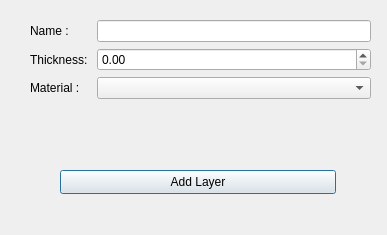
<?xml version="1.0" encoding="UTF-8"?>
<ui version="4.0">
 <class>AddLayer</class>
 <widget class="QDialog" name="AddLayer">
  <property name="geometry">
   <rect>
    <x>0</x>
    <y>0</y>
    <width>387</width>
    <height>235</height>
   </rect>
  </property>
  <property name="windowTitle">
   <string>Dialog</string>
  </property>
  <widget class="QWidget" name="formLayoutWidget">
   <property name="geometry">
    <rect>
     <x>30</x>
     <y>20</y>
     <width>341</width>
     <height>141</height>
    </rect>
   </property>
   <layout class="QFormLayout" name="formLayout">
    <item row="0" column="0">
     <widget class="QLabel" name="label_3">
      <property name="text">
       <string>Name : </string>
      </property>
     </widget>
    </item>
    <item row="0" column="1">
     <widget class="QLineEdit" name="lineEdit"/>
    </item>
    <item row="1" column="0">
     <widget class="QLabel" name="label">
      <property name="text">
       <string>Thickness: </string>
      </property>
     </widget>
    </item>
    <item row="1" column="1">
     <widget class="QDoubleSpinBox" name="doubleSpinBox"/>
    </item>
    <item row="2" column="0">
     <widget class="QLabel" name="label_2">
      <property name="text">
       <string>Material : </string>
      </property>
     </widget>
    </item>
    <item row="2" column="1">
     <widget class="QComboBox" name="comboBox"/>
    </item>
   </layout>
  </widget>
  <widget class="QPushButton" name="addLayerButton">
   <property name="geometry">
    <rect>
     <x>60</x>
     <y>170</y>
     <width>276</width>
     <height>24</height>
    </rect>
   </property>
   <property name="text">
    <string>Add Layer</string>
   </property>
  </widget>
 </widget>
 <resources/>
 <connections/>
</ui>
